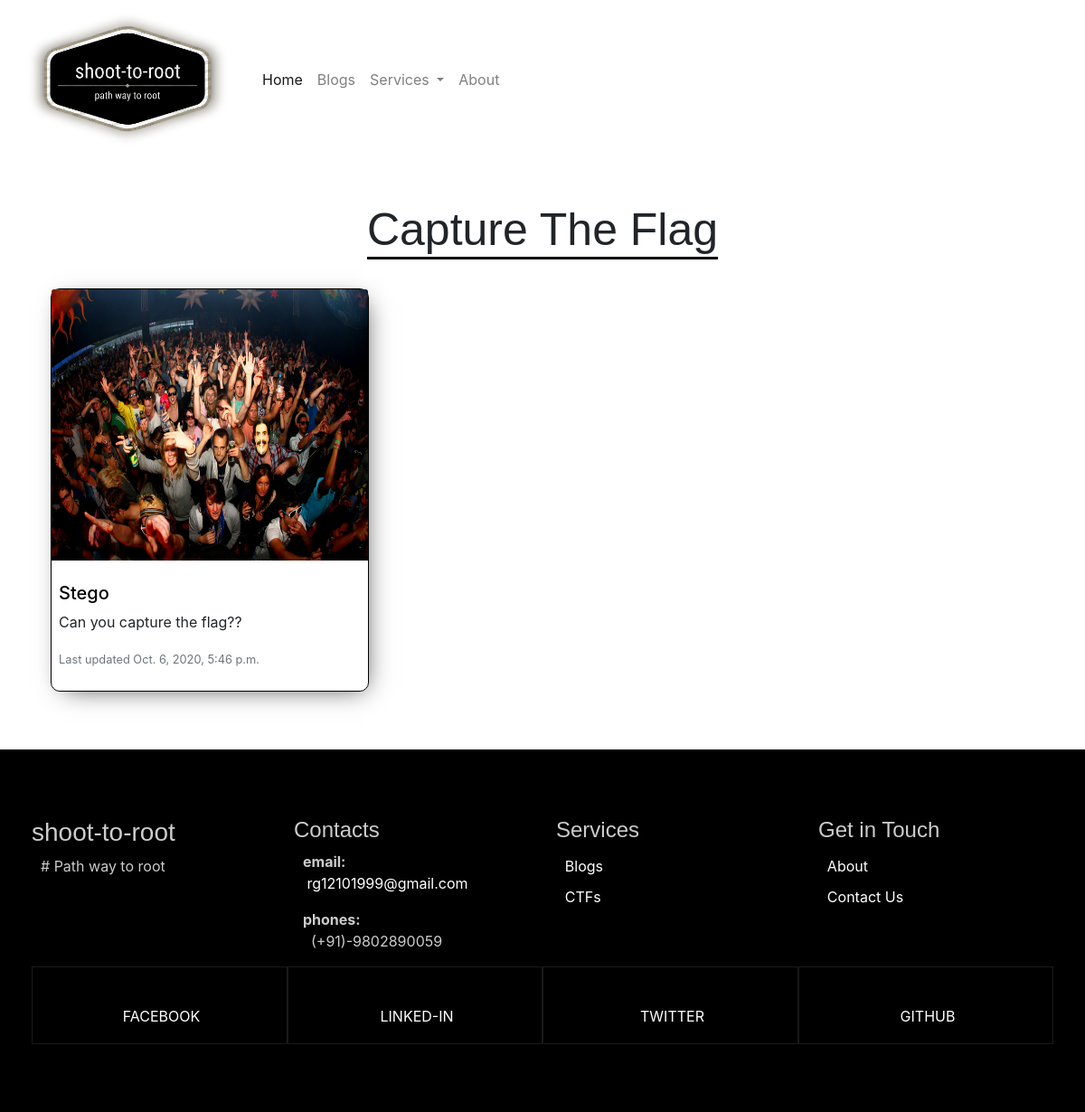
Screenshot of /ctfs.html with the database file from the repository.
### shoot_to_root/models.py (models this page shows, shortened)
class CTF(models.Model):
	title=models.CharField(max_length=100)
	index=models.IntegerField(default=0)
	flag=models.TextField(max_length=100,default='')
	description=models.TextField()
	timestamp=models.DateTimeField(default=timezone.now)
	img=models.ImageField(upload_to='')

### shoot_to_root/views.py (the view)
# urls.py: path('ctfs.html',CTFList.as_view(),name='ctf-list'),
class CTFList(ListView):
	model=CTF
	def __init__(self):
		model1=CTF.objects.get(id=1)
		model1.index=1
		model1.save()

### shoot_to_root/templates/shoot_to_root/ctf_list.html
{% extends 'ctfs.html'%}
{% block content %}
<section class="blog-section-new">
    <center>
    <h1 class="blog-vision-heading my-3">Capture The Flag</h1></center>
<div class="row mx-0" >
  {% for i in object_list %}
  <div class = "col-12 col-sm-6 col-md-4 p p-md-2">
  <div class="blog-item my-2" style="
    border:1.5px solid black; border-radius: 10px;
  -webkit-box-shadow: 5px 6px 27px -10px rgba(0,0,0,0.75);
  -moz-box-shadow: 5px 6px 27px -10px rgba(0,0,0,0.75);
    box-shadow: 5px 6px 27px -10px rgba(0,0,0,0.75);">
    <figure>
	{% if i.img %}
  <a href="{% url 'shoot_to_root:ctf-detail' i.id %}"><img src="{{i.img.url}}"  alt="noimg" height=300px width=100% class="card-img-top"></a>
  {% endif %}
  </figure>
 <figcaption class="p-2">
  <div >
    <h5><a id="h_id" href="{% url 'shoot_to_root:ctf-detail' i.id %}"><h5 style="color: black;">{{i.title}}</h5></a></h5>
    <p class="black-text">{{i.description}}</p>
      <p><small class="text-muted">Last updated {{i.timestamp}}</small></p>
  </div>
  </figcaption>
</div>
</div>
  {% endfor %}
</div>
</section>
{% endblock %}

### shoot_to_root/static/css/style.css (style rules this page uses)
body { overflow-x: hidden; }
.blog-section-new { margin-top: 0vh; margin-bottom: 0vh; margin-right: 0vw; margin-left: 0vw; }
.blog-vision-heading { text-align: center; font-family: "Quantico", sans-serif; font-size: 50px; align-self: center; width: fit-content; border-bottom: 3px solid black; margin-left: auto; margin-right: auto; }
img { max-width: 100%; }

### rows the page displays
CTF: img (picture), title "Stego", description "Can you capture the flag??", timestamp "Oct. 6, 2020, 5:46 p.m."
